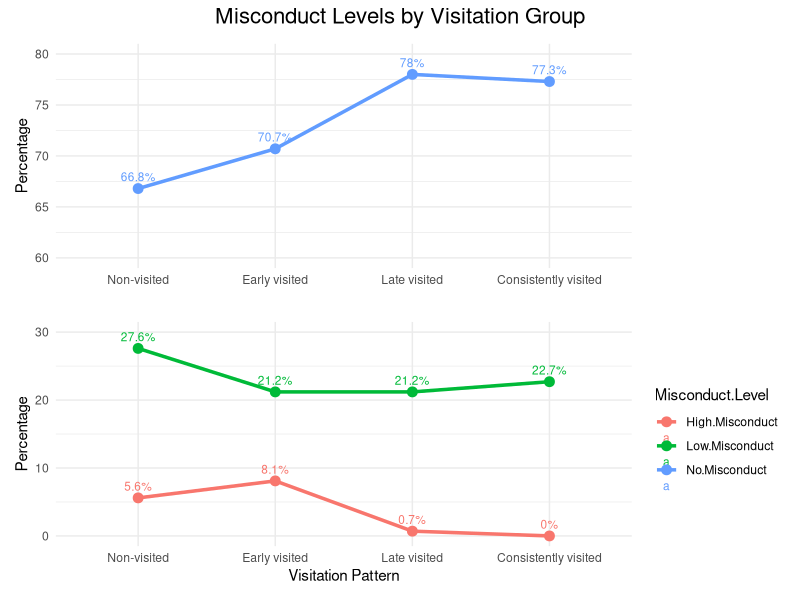
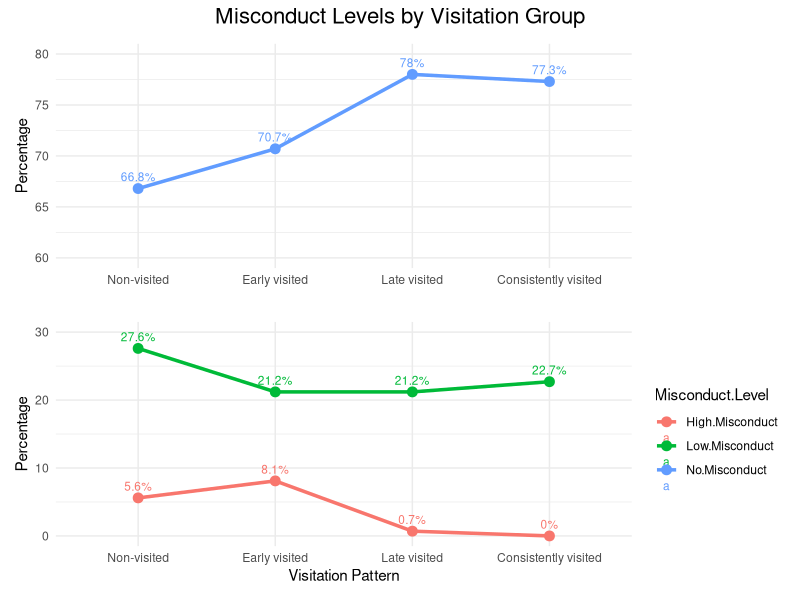

Write the R code that produced these figures, in order.
library(ggplot2)
library(tidyr)
library(patchwork)

# Data
df <- data.frame(
  Visit.Frequency = c("Non-visited", "Early visited", "Late visited", "Consistently visited"),
  No.Misconduct = c(66.8, 70.7, 78.0, 77.3),
  Low.Misconduct = c(27.6, 21.2, 21.2, 22.7),
  High.Misconduct = c(5.6, 8.1, 0.7, 0.0)
)

# Reshape to long format
misconduct_long <- pivot_longer(
  df,
  cols = c(No.Misconduct, Low.Misconduct, High.Misconduct),
  names_to = "Misconduct.Level",
  values_to = "Percentage"
)

# Order the visitation levels
misconduct_long$Visit.Frequency <- factor(
  misconduct_long$Visit.Frequency,
  levels = c("Non-visited", "Early visited", "Late visited", "Consistently visited")
)

# Optional: clean label text
misconduct_long$Label <- paste0(round(misconduct_long$Percentage, 1), "%")

# Top plot (zoomed in)
p1 <- ggplot(misconduct_long, aes(x = Visit.Frequency, y = Percentage, color = Misconduct.Level, group = Misconduct.Level)) +
  geom_line(size = 1.2) +
  geom_point(size = 3) +
  geom_text(aes(label = Label), vjust = -0.8, size = 3) +
  scale_y_continuous(limits = c(60, 80)) +
  labs(x = "", y = "Percentage") +
  theme_minimal() +
  theme(legend.position = "none")  # Remove legend here

# Bottom plot (zoomed in)
p2 <- ggplot(misconduct_long, aes(x = Visit.Frequency, y = Percentage, color = Misconduct.Level, group = Misconduct.Level)) +
  geom_line(size = 1.2) +
  geom_point(size = 3) +
  geom_text(aes(label = Label), vjust = -0.8, size = 3) +
  scale_y_continuous(limits = c(0, 30)) +
  labs(x = "Visitation Pattern", y = "Percentage") +
  theme_minimal()

# Combine with single centered title
combined_plot <- (p1 / p2) +
  plot_annotation(
    title = "Misconduct Levels by Visitation Group",
    theme = theme(plot.title = element_text(hjust = 0.5, size = 16))
  )

# Show and save
combined_plot
ggsave("misconduct_broken_axis.png", plot = combined_plot, width = 8, height = 8)

